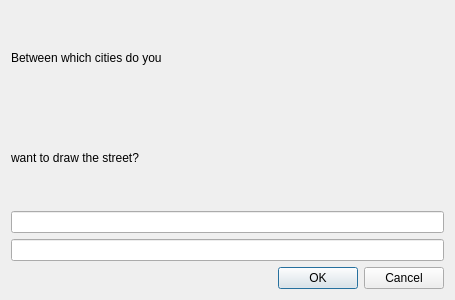
<?xml version="1.0" encoding="UTF-8"?>
<ui version="4.0">
 <class>NewStreet</class>
 <widget class="QDialog" name="NewStreet">
  <property name="geometry">
   <rect>
    <x>0</x>
    <y>0</y>
    <width>455</width>
    <height>300</height>
   </rect>
  </property>
  <property name="windowTitle">
   <string>Dialog</string>
  </property>
  <layout class="QVBoxLayout" name="verticalLayout">
   <item>
    <widget class="QLabel" name="label">
     <property name="text">
      <string>Between which cities do you </string>
     </property>
    </widget>
   </item>
   <item>
    <widget class="QLabel" name="label_2">
     <property name="text">
      <string>want to draw the street?</string>
     </property>
    </widget>
   </item>
   <item>
    <widget class="QLineEdit" name="lineEdit_2"/>
   </item>
   <item>
    <widget class="QLineEdit" name="lineEdit"/>
   </item>
   <item>
    <widget class="QDialogButtonBox" name="buttonBox">
     <property name="orientation">
      <enum>Qt::Horizontal</enum>
     </property>
     <property name="standardButtons">
      <set>QDialogButtonBox::Cancel|QDialogButtonBox::Ok</set>
     </property>
    </widget>
   </item>
  </layout>
 </widget>
 <resources/>
 <connections>
  <connection>
   <sender>buttonBox</sender>
   <signal>accepted()</signal>
   <receiver>NewStreet</receiver>
   <slot>accept()</slot>
   <hints>
    <hint type="sourcelabel">
     <x>248</x>
     <y>254</y>
    </hint>
    <hint type="destinationlabel">
     <x>157</x>
     <y>274</y>
    </hint>
   </hints>
  </connection>
  <connection>
   <sender>buttonBox</sender>
   <signal>rejected()</signal>
   <receiver>NewStreet</receiver>
   <slot>reject()</slot>
   <hints>
    <hint type="sourcelabel">
     <x>316</x>
     <y>260</y>
    </hint>
    <hint type="destinationlabel">
     <x>286</x>
     <y>274</y>
    </hint>
   </hints>
  </connection>
 </connections>
</ui>
